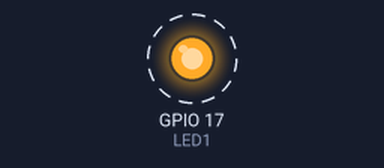
Bench run of a sketch on a simulated ESP32. On the bench: output pins drawn as LEDs (lit = HIGH). Dashed ring = blinking.

Above: at 0.5 s.
Timing chart, 0 to 4.6 s (numbered marks = the images above):
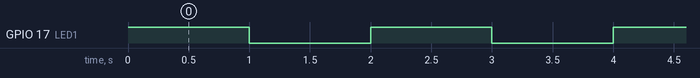

Measured:
- by itself, GPIO 17 (LED1): alternates HIGH for 1.0 s and LOW for 1.0 s

The sketch:

Blink.ino
```cpp
//.......... Livro IoT na Prática - PROGRAMA 1 - Blink LED ....................//

int LED1 = 17; // Seleciona o nome LED1 para o GPIO17 do ESP32
void setup()
{
  pinMode(LED1, OUTPUT); // Configura o GPIO17 do ESP32 como saída
}

void loop()
{
  digitalWrite(LED1, HIGH); // Envia nível alto para o GPIO17 do  ESP32
  delay(1000);              // Aguarda 1 Segundo
  digitalWrite(LED1, LOW);  // Envia nível baixo para o GPIO17 do  ESP32
  delay(1000);              // Aguarda 1 Segundo
}
```
